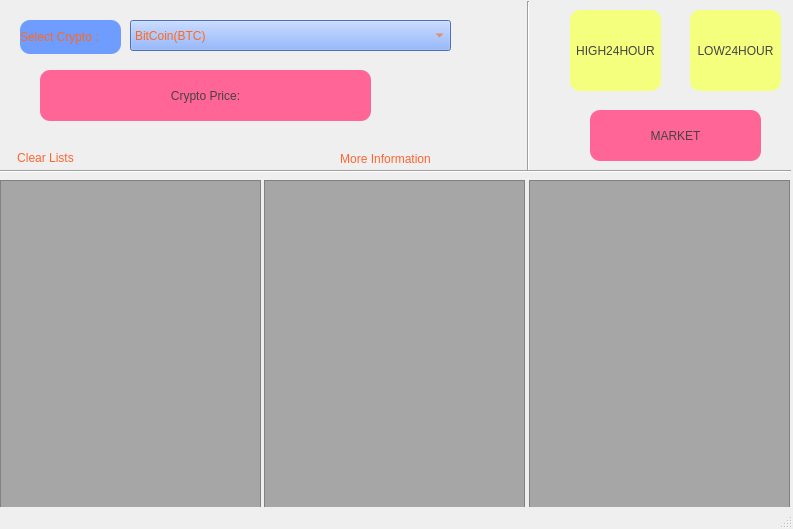
<?xml version="1.0" encoding="UTF-8"?>
<ui version="4.0">
 <class>MainWindow</class>
 <widget class="QMainWindow" name="MainWindow">
  <property name="geometry">
   <rect>
    <x>0</x>
    <y>0</y>
    <width>793</width>
    <height>529</height>
   </rect>
  </property>
  <property name="windowTitle">
   <string>CryptoCurrency App</string>
  </property>
  <property name="styleSheet">
   <string notr="true"/>
  </property>
  <widget class="QWidget" name="centralwidget">
   <widget class="QLabel" name="background_label">
    <property name="geometry">
     <rect>
      <x>-60</x>
      <y>0</y>
      <width>851</width>
      <height>511</height>
     </rect>
    </property>
    <property name="text">
     <string/>
    </property>
    <property name="pixmap">
     <pixmap>download (1).jpg</pixmap>
    </property>
   </widget>
   <widget class="QLabel" name="label">
    <property name="geometry">
     <rect>
      <x>20</x>
      <y>20</y>
      <width>101</width>
      <height>34</height>
     </rect>
    </property>
    <property name="styleSheet">
     <string notr="true">color: rgb(255, 104, 28);
font: 10pt &quot;Segoe Print&quot;;
border-radius: 10px;
background-color: rgb(111, 157, 255);
</string>
    </property>
    <property name="frameShape">
     <enum>QFrame::NoFrame</enum>
    </property>
    <property name="text">
     <string>Select Crypto :</string>
    </property>
   </widget>
   <widget class="QComboBox" name="comboBox">
    <property name="geometry">
     <rect>
      <x>130</x>
      <y>20</y>
      <width>321</width>
      <height>31</height>
     </rect>
    </property>
    <property name="styleSheet">
     <string notr="true">background-color: rgb(111, 157, 255);
color: rgb(255, 104, 28);
font: 10pt &quot;Segoe Print&quot;;</string>
    </property>
    <item>
     <property name="text">
      <string>BitCoin(BTC)</string>
     </property>
    </item>
    <item>
     <property name="text">
      <string>Ethereum(ETH)</string>
     </property>
    </item>
    <item>
     <property name="text">
      <string>BUSD</string>
     </property>
    </item>
    <item>
     <property name="text">
      <string>XRP</string>
     </property>
    </item>
    <item>
     <property name="text">
      <string>Tether(USDT)</string>
     </property>
    </item>
    <item>
     <property name="text">
      <string>Litecoin(LTC)</string>
     </property>
    </item>
    <item>
     <property name="text">
      <string>Polkadot(DOT)</string>
     </property>
    </item>
    <item>
     <property name="text">
      <string>Binance Coin(BNB)</string>
     </property>
    </item>
    <item>
     <property name="text">
      <string>Chainlink(LINK)</string>
     </property>
    </item>
    <item>
     <property name="text">
      <string>Polygon(MATIC)</string>
     </property>
    </item>
   </widget>
   <widget class="QLabel" name="price_label">
    <property name="geometry">
     <rect>
      <x>40</x>
      <y>70</y>
      <width>331</width>
      <height>51</height>
     </rect>
    </property>
    <property name="styleSheet">
     <string notr="true">color: rgb(67, 67, 67);
font: 10pt &quot;Segoe Print&quot;;
border-radius: 10px;
background-color: rgb(255, 101, 150);</string>
    </property>
    <property name="text">
     <string>Crypto Price:</string>
    </property>
    <property name="alignment">
     <set>Qt::AlignCenter</set>
    </property>
   </widget>
   <widget class="QLabel" name="high24_label">
    <property name="geometry">
     <rect>
      <x>570</x>
      <y>10</y>
      <width>91</width>
      <height>81</height>
     </rect>
    </property>
    <property name="styleSheet">
     <string notr="true">color: rgb(67, 67, 67);
font: 9pt &quot;Segoe Print&quot;;
border-radius: 10px;
background-color: rgb(245, 255, 126);</string>
    </property>
    <property name="text">
     <string>HIGH24HOUR</string>
    </property>
    <property name="alignment">
     <set>Qt::AlignCenter</set>
    </property>
   </widget>
   <widget class="QLabel" name="low24_label">
    <property name="geometry">
     <rect>
      <x>690</x>
      <y>10</y>
      <width>91</width>
      <height>81</height>
     </rect>
    </property>
    <property name="styleSheet">
     <string notr="true">color: rgb(67, 67, 67);
font: 9pt &quot;Segoe Print&quot;;
border-radius: 10px;
background-color: rgb(245, 255, 126);</string>
    </property>
    <property name="text">
     <string>LOW24HOUR</string>
    </property>
    <property name="alignment">
     <set>Qt::AlignCenter</set>
    </property>
   </widget>
   <widget class="Line" name="line">
    <property name="geometry">
     <rect>
      <x>0</x>
      <y>170</y>
      <width>791</width>
      <height>3</height>
     </rect>
    </property>
    <property name="orientation">
     <enum>Qt::Horizontal</enum>
    </property>
   </widget>
   <widget class="QLabel" name="more_label">
    <property name="geometry">
     <rect>
      <x>290</x>
      <y>143</y>
      <width>191</width>
      <height>31</height>
     </rect>
    </property>
    <property name="styleSheet">
     <string notr="true">color: rgb(255, 100, 49);
font: 9pt &quot;Segoe Print&quot;;
border-radius: 10px;
</string>
    </property>
    <property name="text">
     <string>More Information</string>
    </property>
    <property name="alignment">
     <set>Qt::AlignCenter</set>
    </property>
   </widget>
   <widget class="Line" name="line_2">
    <property name="geometry">
     <rect>
      <x>527</x>
      <y>1</y>
      <width>3</width>
      <height>170</height>
     </rect>
    </property>
    <property name="orientation">
     <enum>Qt::Vertical</enum>
    </property>
   </widget>
   <widget class="QLabel" name="market_label">
    <property name="geometry">
     <rect>
      <x>590</x>
      <y>110</y>
      <width>171</width>
      <height>51</height>
     </rect>
    </property>
    <property name="styleSheet">
     <string notr="true">color: rgb(67, 67, 67);
font: 10pt &quot;Segoe Print&quot;;
border-radius: 10px;
background-color: rgb(255, 101, 150);</string>
    </property>
    <property name="text">
     <string>MARKET</string>
    </property>
    <property name="alignment">
     <set>Qt::AlignCenter</set>
    </property>
   </widget>
   <widget class="QListWidget" name="price_listWidget">
    <property name="geometry">
     <rect>
      <x>0</x>
      <y>180</y>
      <width>261</width>
      <height>331</height>
     </rect>
    </property>
    <property name="styleSheet">
     <string notr="true">background-color: rgb(166, 166, 166);
font: 9pt &quot;Segoe Print&quot;;
color: rgb(15, 15, 15);</string>
    </property>
   </widget>
   <widget class="QListWidget" name="historical_listWidget">
    <property name="geometry">
     <rect>
      <x>264</x>
      <y>180</y>
      <width>261</width>
      <height>331</height>
     </rect>
    </property>
    <property name="styleSheet">
     <string notr="true">background-color: rgb(166, 166, 166);
font: 9pt &quot;Segoe Print&quot;;
color: rgb(15, 15, 15);</string>
    </property>
   </widget>
   <widget class="QListWidget" name="toplists_listWidget">
    <property name="geometry">
     <rect>
      <x>529</x>
      <y>180</y>
      <width>261</width>
      <height>331</height>
     </rect>
    </property>
    <property name="styleSheet">
     <string notr="true">background-color: rgb(166, 166, 166);
font: 9pt &quot;Segoe Print&quot;;
color: rgb(15, 15, 15);</string>
    </property>
   </widget>
   <widget class="QPushButton" name="clear_pushButton">
    <property name="geometry">
     <rect>
      <x>0</x>
      <y>146</y>
      <width>91</width>
      <height>23</height>
     </rect>
    </property>
    <property name="styleSheet">
     <string notr="true">color: rgb(255, 100, 49);
font: 9pt &quot;Segoe Print&quot;;
border-radius: 10px;
</string>
    </property>
    <property name="text">
     <string>Clear Lists</string>
    </property>
   </widget>
  </widget>
  <widget class="QStatusBar" name="statusBar"/>
 </widget>
 <resources/>
 <connections/>
</ui>
